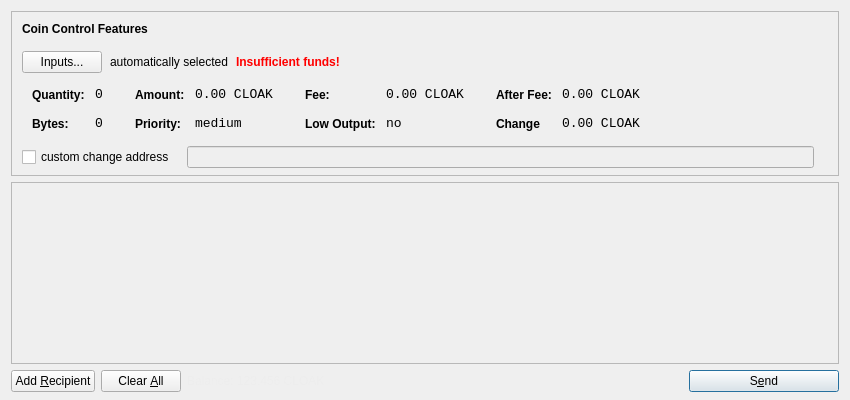
<?xml version="1.0" encoding="UTF-8"?>
<ui version="4.0">
 <class>SendCoinsDialog</class>
 <widget class="QDialog" name="SendCoinsDialog">
  <property name="geometry">
   <rect>
    <x>0</x>
    <y>0</y>
    <width>850</width>
    <height>400</height>
   </rect>
  </property>
  <property name="windowTitle">
   <string>Send Coins</string>
  </property>
  <layout class="QVBoxLayout" name="verticalLayout" stretch="0,1,0">
   <property name="bottomMargin">
    <number>8</number>
   </property>
   <item>
    <widget class="QFrame" name="frameCoinControl">
     <property name="sizePolicy">
      <sizepolicy hsizetype="Expanding" vsizetype="Expanding">
       <horstretch>0</horstretch>
       <verstretch>0</verstretch>
      </sizepolicy>
     </property>
     <property name="maximumSize">
      <size>
       <width>16777215</width>
       <height>16777215</height>
      </size>
     </property>
     <property name="frameShape">
      <enum>QFrame::StyledPanel</enum>
     </property>
     <property name="frameShadow">
      <enum>QFrame::Sunken</enum>
     </property>
     <layout class="QVBoxLayout" name="verticalLayoutCoinControl2">
      <property name="spacing">
       <number>6</number>
      </property>
      <property name="leftMargin">
       <number>0</number>
      </property>
      <property name="topMargin">
       <number>0</number>
      </property>
      <property name="rightMargin">
       <number>0</number>
      </property>
      <property name="bottomMargin">
       <number>6</number>
      </property>
      <item>
       <layout class="QVBoxLayout" name="verticalLayoutCoinControl" stretch="0,0,0,0,1">
        <property name="spacing">
         <number>0</number>
        </property>
        <property name="leftMargin">
         <number>10</number>
        </property>
        <property name="topMargin">
         <number>10</number>
        </property>
        <item>
         <layout class="QHBoxLayout" name="horizontalLayoutCoinControl1">
          <property name="bottomMargin">
           <number>15</number>
          </property>
          <item>
           <widget class="QLabel" name="labelCoinControlFeatures">
            <property name="sizePolicy">
             <sizepolicy hsizetype="Preferred" vsizetype="Maximum">
              <horstretch>0</horstretch>
              <verstretch>0</verstretch>
             </sizepolicy>
            </property>
            <property name="font">
             <font>
              <weight>75</weight>
              <bold>true</bold>
             </font>
            </property>
            <property name="styleSheet">
             <string notr="true">font-weight:bold;</string>
            </property>
            <property name="text">
             <string>Coin Control Features</string>
            </property>
           </widget>
          </item>
         </layout>
        </item>
        <item>
         <layout class="QHBoxLayout" name="horizontalLayoutCoinControl2" stretch="0,0,0,0">
          <property name="spacing">
           <number>8</number>
          </property>
          <property name="bottomMargin">
           <number>10</number>
          </property>
          <item>
           <widget class="QPushButton" name="pushButtonCoinControl">
            <property name="styleSheet">
             <string notr="true"/>
            </property>
            <property name="text">
             <string>Inputs...</string>
            </property>
           </widget>
          </item>
          <item>
           <widget class="QLabel" name="labelCoinControlAutomaticallySelected">
            <property name="text">
             <string>automatically selected</string>
            </property>
            <property name="margin">
             <number>5</number>
            </property>
           </widget>
          </item>
          <item>
           <widget class="QLabel" name="labelCoinControlInsuffFunds">
            <property name="font">
             <font>
              <weight>75</weight>
              <bold>true</bold>
             </font>
            </property>
            <property name="styleSheet">
             <string notr="true">color:red;font-weight:bold;</string>
            </property>
            <property name="text">
             <string>Insufficient funds!</string>
            </property>
            <property name="margin">
             <number>5</number>
            </property>
           </widget>
          </item>
          <item>
           <spacer name="horizontalSpacerCoinControl">
            <property name="orientation">
             <enum>Qt::Horizontal</enum>
            </property>
            <property name="sizeHint" stdset="0">
             <size>
              <width>40</width>
              <height>1</height>
             </size>
            </property>
           </spacer>
          </item>
         </layout>
        </item>
        <item>
         <widget class="QWidget" name="widgetCoinControl" native="true">
          <property name="sizePolicy">
           <sizepolicy hsizetype="Preferred" vsizetype="Preferred">
            <horstretch>0</horstretch>
            <verstretch>0</verstretch>
           </sizepolicy>
          </property>
          <property name="minimumSize">
           <size>
            <width>0</width>
            <height>0</height>
           </size>
          </property>
          <property name="styleSheet">
           <string notr="true"/>
          </property>
          <layout class="QHBoxLayout" name="horizontalLayoutCoinControl5">
           <property name="margin">
            <number>0</number>
           </property>
           <item>
            <layout class="QHBoxLayout" name="horizontalLayoutCoinControl3" stretch="0,0,0,1">
             <property name="spacing">
              <number>20</number>
             </property>
             <property name="topMargin">
              <number>0</number>
             </property>
             <property name="bottomMargin">
              <number>10</number>
             </property>
             <item>
              <layout class="QFormLayout" name="formLayoutCoinControl1">
               <property name="horizontalSpacing">
                <number>10</number>
               </property>
               <property name="verticalSpacing">
                <number>14</number>
               </property>
               <property name="leftMargin">
                <number>10</number>
               </property>
               <property name="topMargin">
                <number>4</number>
               </property>
               <property name="rightMargin">
                <number>6</number>
               </property>
               <item row="0" column="0">
                <widget class="QLabel" name="labelCoinControlQuantityText">
                 <property name="styleSheet">
                  <string notr="true">font-weight:bold;</string>
                 </property>
                 <property name="text">
                  <string>Quantity:</string>
                 </property>
                 <property name="margin">
                  <number>0</number>
                 </property>
                </widget>
               </item>
               <item row="0" column="1">
                <widget class="QLabel" name="labelCoinControlQuantity">
                 <property name="font">
                  <font>
                   <family>Monospace</family>
                   <pointsize>10</pointsize>
                  </font>
                 </property>
                 <property name="cursor">
                  <cursorShape>IBeamCursor</cursorShape>
                 </property>
                 <property name="contextMenuPolicy">
                  <enum>Qt::ActionsContextMenu</enum>
                 </property>
                 <property name="text">
                  <string>0</string>
                 </property>
                 <property name="margin">
                  <number>0</number>
                 </property>
                 <property name="textInteractionFlags">
                  <set>Qt::LinksAccessibleByMouse|Qt::TextSelectableByKeyboard|Qt::TextSelectableByMouse</set>
                 </property>
                </widget>
               </item>
               <item row="1" column="0">
                <widget class="QLabel" name="labelCoinControlBytesText">
                 <property name="styleSheet">
                  <string notr="true">font-weight:bold;</string>
                 </property>
                 <property name="text">
                  <string>Bytes:</string>
                 </property>
                </widget>
               </item>
               <item row="1" column="1">
                <widget class="QLabel" name="labelCoinControlBytes">
                 <property name="font">
                  <font>
                   <family>Monospace</family>
                   <pointsize>10</pointsize>
                  </font>
                 </property>
                 <property name="cursor">
                  <cursorShape>IBeamCursor</cursorShape>
                 </property>
                 <property name="contextMenuPolicy">
                  <enum>Qt::ActionsContextMenu</enum>
                 </property>
                 <property name="text">
                  <string>0</string>
                 </property>
                 <property name="textInteractionFlags">
                  <set>Qt::LinksAccessibleByMouse|Qt::TextSelectableByKeyboard|Qt::TextSelectableByMouse</set>
                 </property>
                </widget>
               </item>
              </layout>
             </item>
             <item>
              <layout class="QFormLayout" name="formLayoutCoinControl2">
               <property name="horizontalSpacing">
                <number>10</number>
               </property>
               <property name="verticalSpacing">
                <number>14</number>
               </property>
               <property name="leftMargin">
                <number>6</number>
               </property>
               <property name="topMargin">
                <number>4</number>
               </property>
               <property name="rightMargin">
                <number>6</number>
               </property>
               <item row="0" column="0">
                <widget class="QLabel" name="labelCoinControlAmountText">
                 <property name="styleSheet">
                  <string notr="true">font-weight:bold;</string>
                 </property>
                 <property name="text">
                  <string>Amount:</string>
                 </property>
                 <property name="margin">
                  <number>0</number>
                 </property>
                </widget>
               </item>
               <item row="0" column="1">
                <widget class="QLabel" name="labelCoinControlAmount">
                 <property name="font">
                  <font>
                   <family>Monospace</family>
                   <pointsize>10</pointsize>
                  </font>
                 </property>
                 <property name="cursor">
                  <cursorShape>IBeamCursor</cursorShape>
                 </property>
                 <property name="contextMenuPolicy">
                  <enum>Qt::ActionsContextMenu</enum>
                 </property>
                 <property name="text">
                  <string>0.00 CLOAK</string>
                 </property>
                 <property name="textInteractionFlags">
                  <set>Qt::LinksAccessibleByMouse|Qt::TextSelectableByKeyboard|Qt::TextSelectableByMouse</set>
                 </property>
                </widget>
               </item>
               <item row="1" column="0">
                <widget class="QLabel" name="labelCoinControlPriorityText">
                 <property name="styleSheet">
                  <string notr="true">font-weight:bold;</string>
                 </property>
                 <property name="text">
                  <string>Priority:</string>
                 </property>
                </widget>
               </item>
               <item row="1" column="1">
                <widget class="QLabel" name="labelCoinControlPriority">
                 <property name="font">
                  <font>
                   <family>Monospace</family>
                   <pointsize>10</pointsize>
                  </font>
                 </property>
                 <property name="cursor">
                  <cursorShape>IBeamCursor</cursorShape>
                 </property>
                 <property name="contextMenuPolicy">
                  <enum>Qt::ActionsContextMenu</enum>
                 </property>
                 <property name="text">
                  <string>medium</string>
                 </property>
                 <property name="textInteractionFlags">
                  <set>Qt::LinksAccessibleByMouse|Qt::TextSelectableByKeyboard|Qt::TextSelectableByMouse</set>
                 </property>
                </widget>
               </item>
              </layout>
             </item>
             <item>
              <layout class="QFormLayout" name="formLayoutCoinControl3">
               <property name="horizontalSpacing">
                <number>10</number>
               </property>
               <property name="verticalSpacing">
                <number>14</number>
               </property>
               <property name="leftMargin">
                <number>6</number>
               </property>
               <property name="topMargin">
                <number>4</number>
               </property>
               <property name="rightMargin">
                <number>6</number>
               </property>
               <item row="0" column="0">
                <widget class="QLabel" name="labelCoinControlFeeText">
                 <property name="styleSheet">
                  <string notr="true">font-weight:bold;</string>
                 </property>
                 <property name="text">
                  <string>Fee:</string>
                 </property>
                 <property name="margin">
                  <number>0</number>
                 </property>
                </widget>
               </item>
               <item row="0" column="1">
                <widget class="QLabel" name="labelCoinControlFee">
                 <property name="font">
                  <font>
                   <family>Monospace</family>
                   <pointsize>10</pointsize>
                  </font>
                 </property>
                 <property name="cursor">
                  <cursorShape>IBeamCursor</cursorShape>
                 </property>
                 <property name="contextMenuPolicy">
                  <enum>Qt::ActionsContextMenu</enum>
                 </property>
                 <property name="text">
                  <string>0.00 CLOAK</string>
                 </property>
                 <property name="textInteractionFlags">
                  <set>Qt::LinksAccessibleByMouse|Qt::TextSelectableByKeyboard|Qt::TextSelectableByMouse</set>
                 </property>
                </widget>
               </item>
               <item row="1" column="0">
                <widget class="QLabel" name="labelCoinControlLowOutputText">
                 <property name="styleSheet">
                  <string notr="true">font-weight:bold;</string>
                 </property>
                 <property name="text">
                  <string>Low Output:</string>
                 </property>
                </widget>
               </item>
               <item row="1" column="1">
                <widget class="QLabel" name="labelCoinControlLowOutput">
                 <property name="font">
                  <font>
                   <family>Monospace</family>
                   <pointsize>10</pointsize>
                  </font>
                 </property>
                 <property name="cursor">
                  <cursorShape>IBeamCursor</cursorShape>
                 </property>
                 <property name="contextMenuPolicy">
                  <enum>Qt::ActionsContextMenu</enum>
                 </property>
                 <property name="text">
                  <string>no</string>
                 </property>
                 <property name="textInteractionFlags">
                  <set>Qt::LinksAccessibleByMouse|Qt::TextSelectableByKeyboard|Qt::TextSelectableByMouse</set>
                 </property>
                </widget>
               </item>
              </layout>
             </item>
             <item>
              <layout class="QFormLayout" name="formLayoutCoinControl4">
               <property name="horizontalSpacing">
                <number>10</number>
               </property>
               <property name="verticalSpacing">
                <number>14</number>
               </property>
               <property name="leftMargin">
                <number>6</number>
               </property>
               <property name="topMargin">
                <number>4</number>
               </property>
               <property name="rightMargin">
                <number>6</number>
               </property>
               <item row="0" column="0">
                <widget class="QLabel" name="labelCoinControlAfterFeeText">
                 <property name="styleSheet">
                  <string notr="true">font-weight:bold;</string>
                 </property>
                 <property name="text">
                  <string>After Fee:</string>
                 </property>
                 <property name="margin">
                  <number>0</number>
                 </property>
                </widget>
               </item>
               <item row="0" column="1">
                <widget class="QLabel" name="labelCoinControlAfterFee">
                 <property name="font">
                  <font>
                   <family>Monospace</family>
                   <pointsize>10</pointsize>
                  </font>
                 </property>
                 <property name="cursor">
                  <cursorShape>IBeamCursor</cursorShape>
                 </property>
                 <property name="contextMenuPolicy">
                  <enum>Qt::ActionsContextMenu</enum>
                 </property>
                 <property name="text">
                  <string>0.00 CLOAK</string>
                 </property>
                 <property name="textInteractionFlags">
                  <set>Qt::LinksAccessibleByMouse|Qt::TextSelectableByKeyboard|Qt::TextSelectableByMouse</set>
                 </property>
                </widget>
               </item>
               <item row="1" column="0">
                <widget class="QLabel" name="labelCoinControlChangeText">
                 <property name="styleSheet">
                  <string notr="true">font-weight:bold;</string>
                 </property>
                 <property name="text">
                  <string>Change</string>
                 </property>
                </widget>
               </item>
               <item row="1" column="1">
                <widget class="QLabel" name="labelCoinControlChange">
                 <property name="font">
                  <font>
                   <family>Monospace</family>
                   <pointsize>10</pointsize>
                  </font>
                 </property>
                 <property name="cursor">
                  <cursorShape>IBeamCursor</cursorShape>
                 </property>
                 <property name="contextMenuPolicy">
                  <enum>Qt::ActionsContextMenu</enum>
                 </property>
                 <property name="text">
                  <string>0.00 CLOAK</string>
                 </property>
                 <property name="textInteractionFlags">
                  <set>Qt::LinksAccessibleByMouse|Qt::TextSelectableByKeyboard|Qt::TextSelectableByMouse</set>
                 </property>
                </widget>
               </item>
              </layout>
             </item>
            </layout>
           </item>
          </layout>
         </widget>
        </item>
        <item>
         <layout class="QHBoxLayout" name="horizontalLayoutCoinControl4" stretch="0,0,0">
          <property name="spacing">
           <number>12</number>
          </property>
          <property name="sizeConstraint">
           <enum>QLayout::SetDefaultConstraint</enum>
          </property>
          <property name="topMargin">
           <number>5</number>
          </property>
          <property name="rightMargin">
           <number>5</number>
          </property>
          <item>
           <widget class="QCheckBox" name="checkBoxCoinControlChange">
            <property name="text">
             <string>custom change address</string>
            </property>
           </widget>
          </item>
          <item>
           <widget class="QLineEdit" name="lineEditCoinControlChange">
            <property name="enabled">
             <bool>false</bool>
            </property>
            <property name="sizePolicy">
             <sizepolicy hsizetype="Expanding" vsizetype="Fixed">
              <horstretch>0</horstretch>
              <verstretch>0</verstretch>
             </sizepolicy>
            </property>
           </widget>
          </item>
          <item>
           <widget class="QLabel" name="labelCoinControlChangeLabel">
            <property name="sizePolicy">
             <sizepolicy hsizetype="Preferred" vsizetype="Expanding">
              <horstretch>0</horstretch>
              <verstretch>0</verstretch>
             </sizepolicy>
            </property>
            <property name="minimumSize">
             <size>
              <width>0</width>
              <height>0</height>
             </size>
            </property>
            <property name="text">
             <string/>
            </property>
            <property name="margin">
             <number>3</number>
            </property>
           </widget>
          </item>
         </layout>
        </item>
        <item>
         <spacer name="verticalSpacerCoinControl">
          <property name="orientation">
           <enum>Qt::Vertical</enum>
          </property>
          <property name="sizeHint" stdset="0">
           <size>
            <width>800</width>
            <height>1</height>
           </size>
          </property>
         </spacer>
        </item>
       </layout>
      </item>
     </layout>
    </widget>
   </item>
   <item>
    <widget class="QScrollArea" name="scrollArea">
     <property name="widgetResizable">
      <bool>true</bool>
     </property>
     <widget class="QWidget" name="scrollAreaWidgetContents">
      <property name="geometry">
       <rect>
        <x>0</x>
        <y>0</y>
        <width>830</width>
        <height>156</height>
       </rect>
      </property>
      <layout class="QVBoxLayout" name="verticalLayout_2">
       <property name="margin">
        <number>0</number>
       </property>
       <item>
        <layout class="QVBoxLayout" name="entries">
         <property name="spacing">
          <number>6</number>
         </property>
        </layout>
       </item>
       <item>
        <spacer name="verticalSpacer">
         <property name="orientation">
          <enum>Qt::Vertical</enum>
         </property>
         <property name="sizeHint" stdset="0">
          <size>
           <width>20</width>
           <height>40</height>
          </size>
         </property>
        </spacer>
       </item>
      </layout>
     </widget>
    </widget>
   </item>
   <item>
    <layout class="QHBoxLayout" name="horizontalLayout">
     <item>
      <widget class="QPushButton" name="addButton">
       <property name="toolTip">
        <string>Send to multiple recipients at once</string>
       </property>
       <property name="text">
        <string>Add &amp;Recipient</string>
       </property>
       <property name="icon">
        <iconset resource="../bitcoin.qrc">
         <normaloff>:/icons/add</normaloff>:/icons/add</iconset>
       </property>
       <property name="autoDefault">
        <bool>false</bool>
       </property>
      </widget>
     </item>
     <item>
      <widget class="QPushButton" name="clearButton">
       <property name="sizePolicy">
        <sizepolicy hsizetype="Minimum" vsizetype="Fixed">
         <horstretch>0</horstretch>
         <verstretch>0</verstretch>
        </sizepolicy>
       </property>
       <property name="toolTip">
        <string>Remove all transaction fields</string>
       </property>
       <property name="text">
        <string>Clear &amp;All</string>
       </property>
       <property name="icon">
        <iconset resource="../bitcoin.qrc">
         <normaloff>:/icons/remove</normaloff>:/icons/remove</iconset>
       </property>
       <property name="autoRepeatDelay">
        <number>300</number>
       </property>
       <property name="autoDefault">
        <bool>false</bool>
       </property>
      </widget>
     </item>
     <item>
      <layout class="QHBoxLayout" name="horizontalLayout_2">
       <property name="spacing">
        <number>3</number>
       </property>
       <item>
        <widget class="QLabel" name="label">
         <property name="sizePolicy">
          <sizepolicy hsizetype="Preferred" vsizetype="Fixed">
           <horstretch>0</horstretch>
           <verstretch>0</verstretch>
          </sizepolicy>
         </property>
         <property name="styleSheet">
          <string notr="true">#label { color: #ededed; }</string>
         </property>
         <property name="text">
          <string>Balance:</string>
         </property>
        </widget>
       </item>
       <item>
        <widget class="QLabel" name="labelBalance">
         <property name="sizePolicy">
          <sizepolicy hsizetype="Preferred" vsizetype="Fixed">
           <horstretch>0</horstretch>
           <verstretch>0</verstretch>
          </sizepolicy>
         </property>
         <property name="cursor">
          <cursorShape>IBeamCursor</cursorShape>
         </property>
         <property name="styleSheet">
          <string notr="true">#labelBalance { color: #ededed; }</string>
         </property>
         <property name="text">
          <string>123.456 CLOAK</string>
         </property>
         <property name="textInteractionFlags">
          <set>Qt::LinksAccessibleByMouse|Qt::TextSelectableByKeyboard|Qt::TextSelectableByMouse</set>
         </property>
        </widget>
       </item>
      </layout>
     </item>
     <item>
      <spacer name="horizontalSpacer">
       <property name="orientation">
        <enum>Qt::Horizontal</enum>
       </property>
       <property name="sizeHint" stdset="0">
        <size>
         <width>40</width>
         <height>20</height>
        </size>
       </property>
      </spacer>
     </item>
     <item>
      <widget class="QPushButton" name="sendButton">
       <property name="minimumSize">
        <size>
         <width>150</width>
         <height>0</height>
        </size>
       </property>
       <property name="toolTip">
        <string>Confirm the send action</string>
       </property>
       <property name="text">
        <string>S&amp;end</string>
       </property>
       <property name="icon">
        <iconset resource="../bitcoin.qrc">
         <normaloff>:/icons/send</normaloff>:/icons/send</iconset>
       </property>
       <property name="default">
        <bool>true</bool>
       </property>
      </widget>
     </item>
    </layout>
   </item>
  </layout>
 </widget>
 <resources>
  <include location="../bitcoin.qrc"/>
 </resources>
 <connections/>
</ui>
